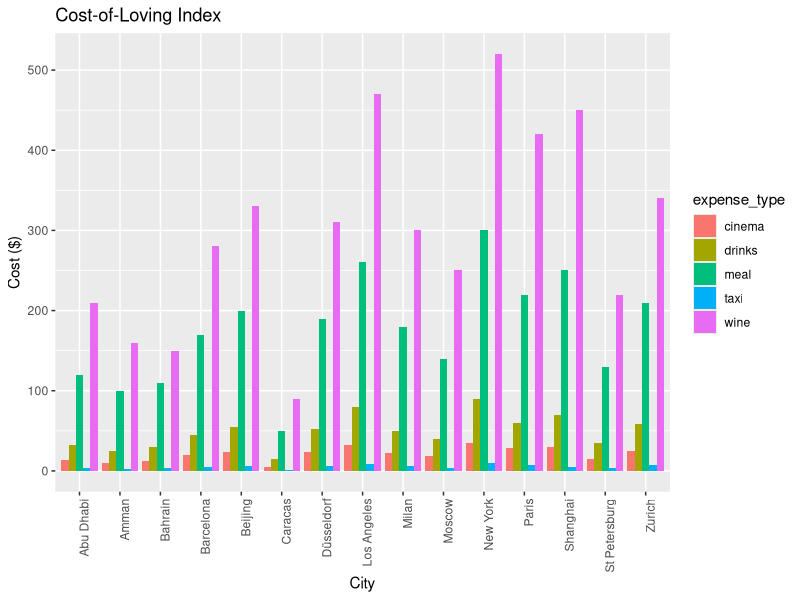

Write the R code that produced this figure.

# cost-of-loving ----

result <- list()
  
# 建立一個數據框以儲存估計數據
cost_of_loving <- data.frame(
  city = c("Shanghai", "New York", "Bahrain", "Los Angeles", "Paris", "Amman", "Caracas", "Moscow", "Milan", "Beijing", "Barcelona", "St Petersburg", "Abu Dhabi", "Düsseldorf", "Zurich"),
  meal = c(250, 300, 110, 260, 220, 100, 50, 140, 180, 200, 170, 130, 120, 190, 210),
  drinks = c(70, 90, 30, 80, 60, 25, 15, 40, 50, 55, 45, 35, 32, 52, 58),
  wine = c(450, 520, 150, 470, 420, 160, 90, 250, 300, 330, 280, 220, 210, 310, 340),
  cinema = c(30, 35, 12, 32, 28, 10, 5, 18, 22, 24, 20, 15, 14, 23, 25),
  taxi = c(5, 10, 3, 8, 7, 2, 1, 4, 6, 6, 5, 4, 3, 6, 7)
)

# 將數據框轉換為長格式以用於ggplot2
library(tidyr)
cost_long <- gather(cost_of_loving, key = "expense_type", value = "cost", -city)

# 使用ggplot2繪製圖形
library(ggplot2)
ggplot(cost_long, aes(x = city, y = cost, fill = expense_type)) +
  geom_bar(stat = "identity", position = position_dodge()) +
  theme(axis.text.x = element_text(angle = 90, hjust = 1)) +
  labs(x = "City", y = "Cost ($)", title = "Cost-of-Loving Index")
